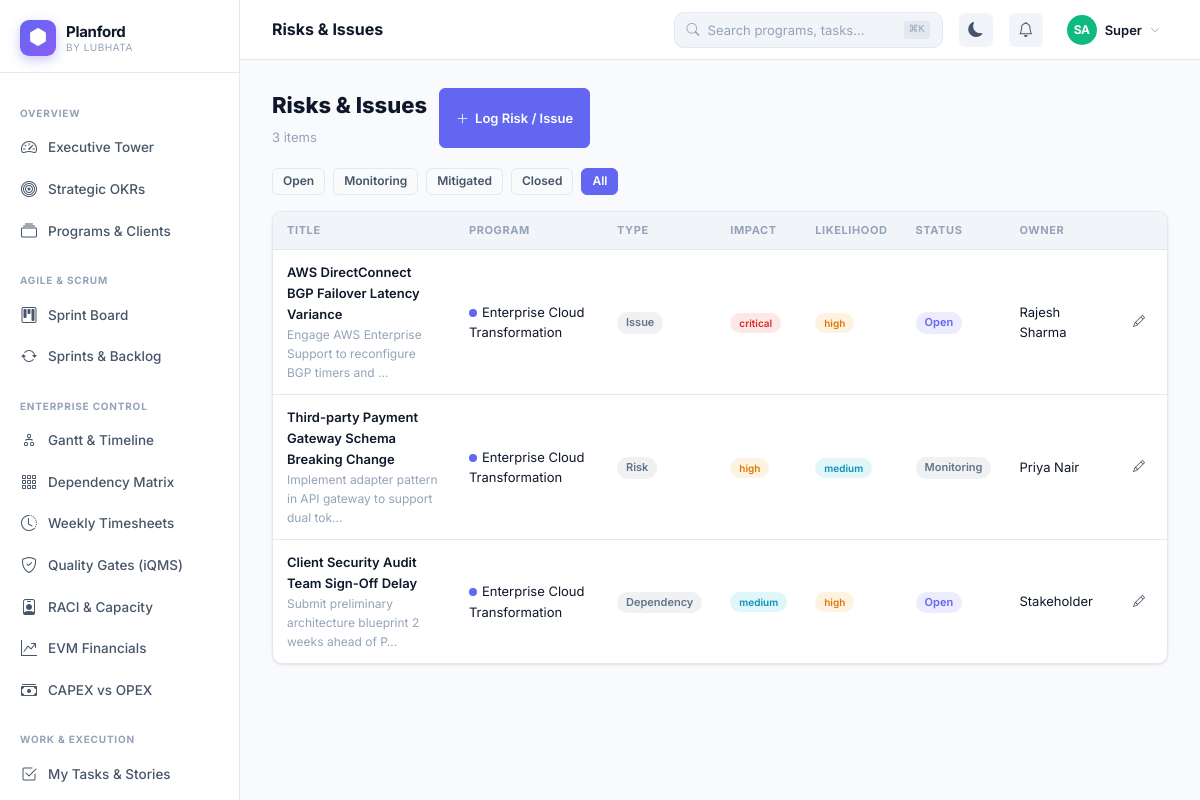
The page /risks?status=all (signed in) on the database its author committed.
### tables this page shows
CREATE TABLE `risks` (
  `id` int unsigned NOT NULL AUTO_INCREMENT,
  `program_id` int unsigned NOT NULL,
  `title` varchar(200) NOT NULL,
  `description` text,
  `type` enum('risk','issue','dependency','assumption') NOT NULL DEFAULT 'risk',
  `status` enum('open','monitoring','mitigated','closed') NOT NULL DEFAULT 'open',
  `likelihood` enum('low','medium','high') DEFAULT 'medium',
  `impact` enum('low','medium','high','critical') DEFAULT 'medium',
  `owner_id` int unsigned DEFAULT NULL,
  `mitigation` text,
  `due_date` date DEFAULT NULL,
  `created_by` int unsigned DEFAULT NULL,
  `created_at` datetime NOT NULL DEFAULT CURRENT_TIMESTAMP,
  `updated_at` datetime NOT NULL DEFAULT CURRENT_TIMESTAMP ON UPDATE CURRENT_TIMESTAMP,
  PRIMARY KEY (`id`),
  KEY `program_id` (`program_id`)
);

CREATE TABLE `programs` (
  `id` int unsigned NOT NULL AUTO_INCREMENT,
  `org_id` int unsigned NOT NULL,
  `code` varchar(30) NOT NULL,
  `name` varchar(200) NOT NULL,
  `description` text,
  `methodology` enum('scrum','kanban','waterfall','hybrid') NOT NULL DEFAULT 'scrum',
  `rag_status` enum('green','amber','red') NOT NULL DEFAULT 'green',
  `status` enum('planning','active','on_hold','completed','cancelled') NOT NULL DEFAULT 'planning',
  `priority` enum('critical','high','medium','low') NOT NULL DEFAULT 'medium',
  `start_date` date DEFAULT NULL,
  `end_date` date DEFAULT NULL,
  `budget` decimal(15,2) DEFAULT NULL,
  `currency` varchar(5) DEFAULT 'INR',
  `owner_id` int unsigned DEFAULT NULL,
  `client_name` varchar(150) DEFAULT NULL,
  `client_logo` varchar(300) DEFAULT NULL,
  `cover_color` varchar(20) DEFAULT '#6366f1',
  `is_public` tinyint(1) DEFAULT '0',
  `stakeholder_token` varchar(64) DEFAULT NULL,
  `settings` json DEFAULT NULL,
  `created_by` int unsigned DEFAULT NULL,
  `created_at` datetime NOT NULL DEFAULT CURRENT_TIMESTAMP,
  `updated_at` datetime NOT NULL DEFAULT CURRENT_TIMESTAMP ON UPDATE CURRENT_TIMESTAMP,
  PRIMARY KEY (`id`),
  UNIQUE KEY `stakeholder_token` (`stakeholder_token`),
  KEY `org_id` (`org_id`),
  KEY `owner_id` (`owner_id`),
  KEY `status` (`status`)
);

CREATE TABLE `users` (
  `id` int unsigned NOT NULL AUTO_INCREMENT,
  `org_id` int unsigned NOT NULL,
  `name` varchar(120) NOT NULL,
  `email` varchar(150) NOT NULL,
  `password` varchar(255) NOT NULL,
  `role` enum('super_admin','org_admin','pm','member','stakeholder','viewer') NOT NULL DEFAULT 'member',
  `avatar` varchar(300) DEFAULT NULL,
  `title` varchar(100) DEFAULT NULL,
  `department` varchar(100) DEFAULT NULL,
  `is_active` tinyint(1) NOT NULL DEFAULT '1',
  `last_login` datetime DEFAULT NULL,
  `timezone` varchar(60) DEFAULT 'Asia/Kolkata',
  `settings` json DEFAULT NULL,
  `created_at` datetime NOT NULL DEFAULT CURRENT_TIMESTAMP,
  PRIMARY KEY (`id`),
  UNIQUE KEY `email_org` (`email`,`org_id`),
  KEY `org_id` (`org_id`)
);

### src/Models/DB.php (called while the page is built, shortened)
<?php
class DB {
    private static ?DB $instance = null;
    private mysqli $conn;
    private function __construct() {
        $this->conn = new mysqli(DB_HOST, DB_USER, DB_PASS, DB_NAME, DB_PORT);
        $this->conn->set_charset('utf8mb4');
        $this->conn->query("SET time_zone = '+05:30'");
    }
    public static function get(): self {
        if (!self::$instance) self::$instance = new self();
        return self::$instance;
    }
    private function types(array $params): string {
        return implode('', array_map(fn($v) =>
            is_int($v) ? 'i' : (is_float($v) ? 'd' : 's'), $params));
    }
    public function query(string $sql, array $params = []): mysqli_result|bool {
        $stmt = $this->conn->prepare($sql);
        $stmt->bind_param($this->types($params), ...$params);
        $stmt->execute();
        $result = $stmt->get_result();
        return $result !== false ? $result : true;
    }
    public function fetchAll(string $sql, array $params = []): array {
        $r = $this->query($sql, $params);
        return $r->fetch_all(MYSQLI_ASSOC);
    }
    public function fetchOne(string $sql, array $params = []): ?array {
        $r = $this->query($sql, $params);
        return $r->fetch_assoc() ?: null;
    }
    public function fetchColumn(string $sql, array $params = []): mixed {
        $row = $this->fetchOne($sql, $params);
        return $row ? reset($row) : null;
    }
}
function db(): DB { return DB::get(); }

### views/risks/index.php (the view, shortened to what this page needs)
<?php
requireAuth(); $db=db(); $orgId=authOrgId();
$filterStatus=$_GET['status']??'open'; $page=max(1,(int)($_GET['page']??1));
$where='p.org_id=?'; $params=[$orgId];
$total=$db->fetchColumn("SELECT COUNT(*) FROM risks r JOIN programs p ON r.program_id=p.id WHERE $where",$params);
$risks=$db->fetchAll("SELECT r.*,p.name as program_name,p.cover_color,u.name as owner_name FROM risks r JOIN programs p ON r.program_id=p.id LEFT JOIN users u ON r.owner_id=u.id WHERE $where ORDER BY FIELD(r.impact,'critical','high','medium','low'),r.created_at DESC LIMIT ".PER_PAGE." OFFSET ".(($page-1)*PER_PAGE),$params);
?>
<div class="d-flex align-items-center justify-content-between mb-5 flex-wrap gap-3">
  <div><h1 style="font-size:22px;font-weight:800;margin-bottom:4px">Risks & Issues</h1><p style="color:var(--pf-text-3);font-size:13px"><?= number_format($total) ?> items</p></div>
  <?php if(isPM()):?><a href="<?= url('risks/new') ?>" class="btn btn-primary"><i class="bi bi-plus-lg"></i> Log Risk / Issue</a><?php endif;?>
</div>
<div class="d-flex gap-2 mb-4 flex-wrap">
  <?php foreach(['open'=>'Open','monitoring'=>'Monitoring','mitigated'=>'Mitigated','closed'=>'Closed','all'=>'All'] as $v=>$l): ?>
  <a href="?status=<?= $v ?>" class="btn btn-sm <?= $filterStatus===$v?'btn-primary':'btn-outline' ?>"><?= $l ?></a>
  <?php endforeach; ?>
</div>
<div class="pf-card">
  <?php if(empty($risks)): ?>
  <div class="pf-empty"><div class="pf-empty-icon"><i class="bi bi-shield-check"></i></div><div class="pf-empty-title">No risks found</div></div>
  <?php else: ?>
  <div class="pf-table-wrap">
    <table class="pf-table">
      <thead><tr><th>Title</th><th>Program</th><th>Type</th><th>Impact</th><th>Likelihood</th><th>Status</th><th>Owner</th><?php if(isPM()):?><th></th><?php endif;?></tr></thead>
      <tbody>
        <?php foreach($risks as $r): ?>
        <tr>
          <td><div class="fw-600"><?= e($r['title']) ?></div><?php if($r['mitigation']): ?><div style="font-size:12px;color:var(--pf-text-3)"><?= e(truncate($r['mitigation'],60)) ?></div><?php endif;?></td>
          <td><span style="display:inline-block;width:8px;height:8px;border-radius:50%;background:<?= e($r['cover_color']) ?>;margin-right:5px"></span><?= e($r['program_name']) ?></td>
          <td><span class="badge badge-soft-secondary"><?= ucfirst($r['type']) ?></span></td>
          <td><?= priorityBadge($r['impact']) ?></td>
          <td><?= priorityBadge($r['likelihood']) ?></td>
          <td><?= statusBadge($r['status']) ?></td>
          <td style="font-size:13px"><?= e($r['owner_name']??'—') ?></td>
          <?php if(isPM()):?><td><a href="<?= url('risks/edit?id='.$r['id']) ?>" class="btn btn-ghost btn-sm btn-icon"><i class="bi bi-pencil"></i></a></td><?php endif;?>
        </tr>
        <?php endforeach; ?>
      </tbody>
    </table>
  </div>
  <?php endif; ?>
</div>
<?php $content=ob_get_clean(); require VIEW_PATH.'layouts/app.php';

### src/Helpers/helpers.php (shortened to what this page needs)
<?php
function authRole(): string {
    return $_SESSION['pf_user']['role'] ?? ROLE_VIEWER;
}
function authOrgId(): int {
    return (int)($_SESSION['pf_user']['org_id'] ?? 0);
}
function isPM(): bool          { return in_array(authRole(), [ROLE_SUPER_ADMIN, ROLE_ORG_ADMIN, ROLE_PM]); }
function url(string $path = ''): string {
    return rtrim(APP_URL, '/') . '/' . ltrim($path, '/');
}
function e(mixed $v): string {
    return htmlspecialchars((string)$v, ENT_QUOTES | ENT_HTML5, 'UTF-8');
}
function statusBadge(string $status): string {
    $map = [
        'active'       => ['primary',  'Active'],
        'planning'     => ['info',     'Planning'],
        'on_track'     => ['success',  'On Track'],
        'at_risk'      => ['warning',  'At Risk'],
        'delayed'      => ['danger',   'Delayed'],
        'completed'    => ['success',  'Completed'],
        'cancelled'    => ['secondary','Cancelled'],
        'on_hold'      => ['warning',  'On Hold'],
        'not_started'  => ['secondary','Not Started'],
        'in_progress'  => ['primary',  'In Progress'],
        'blocked'      => ['danger',   'Blocked'],
        'review'       => ['info',     'In Review'],
        'approved'     => ['success',  'Approved'],
        'rejected'     => ['danger',   'Rejected'],
        'draft'        => ['secondary','Draft'],
        'open'         => ['primary',  'Open'],
        'resolved'     => ['success',  'Resolved'],
        'closed'       => ['secondary','Closed'],
    ];
    [$cls, $label] = $map[$status] ?? ['secondary', ucfirst(str_replace('_', ' ', $status))];
    return "<span class=\"badge badge-soft-$cls\">$label</span>";
}
function priorityBadge(string $p): string {
    $map = [
        'critical' => 'danger',
        'high'     => 'warning',
        'medium'   => 'info',
        'low'      => 'secondary',
    ];
    $cls = $map[$p] ?? 'secondary';
    return "<span class=\"badge badge-soft-$cls text-uppercase\" style=\"font-size:10px\">$p</span>";
}
function avatar(string $name, string $color = '', string $size = '36px'): string {
    $initials = implode('', array_map(fn($w) => strtoupper($w[0]), array_slice(explode(' ', trim($name)), 0, 2)));
    if (!$color) {
        $colors = ['#6366f1','#8b5cf6','#ec4899','#06b6d4','#10b981','#f59e0b','#ef4444','#3b82f6'];
        $color  = $colors[crc32($name) % count($colors)];
    }
    return "<div class='pf-avatar' style='width:$size;height:$size;background:$color;font-size:calc($size * 0.4)'>{$initials}</div>";
}
function truncate(string $text, int $len = 80): string {
    return mb_strlen($text) > $len ? mb_substr($text, 0, $len) . '…' : $text;
}

### index.php (shortened to what this page needs)
<?php
require_once __DIR__ . '/src/Models/DB.php';
require_once __DIR__ . '/src/Helpers/helpers.php';
$uri    = parse_url($_SERVER['REQUEST_URI'], PHP_URL_PATH);
$base   = parse_url(APP_URL, PHP_URL_PATH);
$path   = '/' . trim(substr($uri, strlen($base)), '/');
foreach ($routes as $route => [$view, $roles]) {
    if ($path === $route || $path === $route . '/') {
        require VIEW_PATH . str_replace('/', DIRECTORY_SEPARATOR, $view) . '.php';
        break;
    }
}

### assets/css/planford.css (style rules this page uses)
:root { --pf-indigo: #6366f1; --pf-violet: #8b5cf6; --pf-pink: #ec4899; --pf-cyan: #06b6d4; --pf-green: #22c55e; --pf-amber: #f59e0b; --pf-red: #ef4444; --pf-blue: #3b82f6; --pf-teal: #14b8a6; --pf-orange: #f97316; --pf-bg: #f8fafc; --pf-surface: #ffffff; --pf-surface2: #f1f5f9; --pf-border: #e2e8f0; --pf-text: #0f172a; --pf-text-2: #475569; --pf-text-3: #94a3b8; --pf-sidebar-w: 240px; --pf-header-h: 60px; --pf-radius: 10px; --pf-radius-sm: 6px; --pf-radius-lg: 16px; --pf-shadow: 0 1px 3px rgba(0,0,0,.08), 0 1px 2px rgba(0,0,0,.04); --pf-shadow-md: 0 4px 12px rgba(0,0,0,.1); --pf-shadow-lg: 0 12px 32px rgba(0,0,0,.12); --pf-transition: all .2s cubic-bezier(.4,0,.2,1); --pf-font: 'Inter', -apple-system, BlinkMacSystemFont, 'Segoe UI', sans-serif; }
*, *::before, *::after { box-sizing: border-box; margin: 0; padding: 0; }
html { font-size: 14px; scroll-behavior: smooth; }
body { font-family: var(--pf-font); background: var(--pf-bg); color: var(--pf-text); line-height: 1.6; -webkit-font-smoothing: antialiased; min-height: 100vh; }
a { color: var(--pf-indigo); text-decoration: none; transition: var(--pf-transition); }
.pf-card { background: var(--pf-surface); border: 1px solid var(--pf-border); border-radius: var(--pf-radius); box-shadow: var(--pf-shadow); overflow: hidden; }
.btn { display: inline-flex; align-items: center; gap: 6px; padding: 7px 16px; border-radius: var(--pf-radius-sm); font-size: 13px; font-weight: 600; border: 1px solid transparent; cursor: pointer; transition: var(--pf-transition); text-decoration: none; white-space: nowrap; line-height: 1.4; }
.btn-primary { background: var(--pf-indigo); color: #fff; border-color: var(--pf-indigo); }
.btn-outline { background: transparent; color: var(--pf-text-2); border-color: var(--pf-border); }
.btn-ghost { background: transparent; color: var(--pf-text-2); border-color: transparent; }
.btn-sm { padding: 4px 10px; font-size: 12px; }
.btn-icon { padding: 7px; }
.pf-table-wrap { overflow-x: auto; }
.pf-table { width: 100%; border-collapse: collapse; font-size: 13px; }
.pf-table th { padding: 10px 14px; text-align: left; font-size: 11px; font-weight: 700; text-transform: uppercase; letter-spacing: .6px; color: var(--pf-text-3); background: var(--pf-surface2); border-bottom: 1px solid var(--pf-border); white-space: nowrap; }
.pf-table td { padding: 12px 14px; border-bottom: 1px solid var(--pf-border); color: var(--pf-text); vertical-align: middle; }
.pf-table tr:last-child td { border-bottom: none; }
.badge { display: inline-flex; align-items: center; gap: 4px; padding: 3px 9px; border-radius: 999px; font-size: 11px; font-weight: 600; line-height: 1.4; white-space: nowrap; }
.badge-soft-primary { background: rgba(99,102,241,.12); color: #6366f1; }
.badge-soft-danger { background: rgba(239,68,68,.12); color: #dc2626; }
.badge-soft-warning { background: rgba(245,158,11,.12); color: #d97706; }
.badge-soft-info { background: rgba(6,182,212,.12); color: #0891b2; }
.badge-soft-secondary { background: rgba(100,116,139,.1); color: #64748b; }
.pf-avatar { border-radius: 50%; display: flex; align-items: center; justify-content: center; color: #fff; font-weight: 700; flex-shrink: 0; font-size: 13px; letter-spacing: -.5px; }
.d-flex { display: flex; }
.gap-2 { gap: 8px; }
.gap-3 { gap: 12px; }
.flex-wrap { flex-wrap: wrap; }
.fw-600 { font-weight: 600; }
.mb-4 { margin-bottom: 16px; }
.mb-5 { margin-bottom: 20px; }

### rows shown on the page
risks: title "AWS DirectConnect BGP Failover Latency Variance", mitigation "Engage AWS Enterprise Support to reconfigure BGP timers and …", program.name "Enterprise Cloud Transformation", type "Issue", impact "critical high", label "Open", owner.name "Rajesh Sharma"
risks: title "Third-party Payment Gateway Schema Breaking Change", mitigation "Implement adapter pattern in API gateway to support dual tok…", program.name "Enterprise Cloud Transformation", type "Risk", impact "high medium", label "Monitoring", owner.name "Priya Nair"
risks: title "Client Security Audit Team Sign-Off Delay", mitigation "Submit preliminary architecture blueprint 2 weeks ahead of P…", program.name "Enterprise Cloud Transformation", type "Dependency", impact "medium high", label "Open", owner.name "Stakeholder"

### other values the page prints
$total "3"
$l "Open"
$l "Monitoring"
$l "Mitigated"
$l "Closed"
$l "All"
